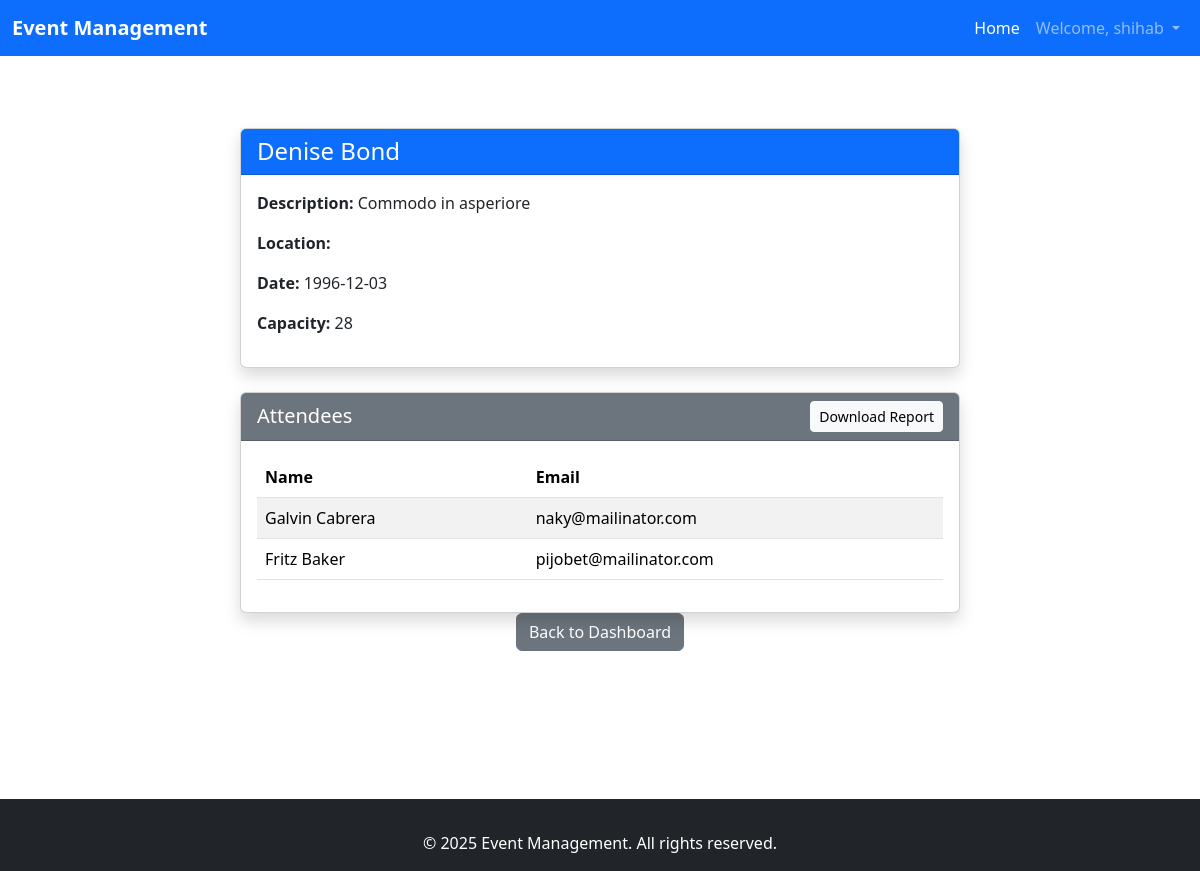
Screenshot of /view_event.php?id=8 (signed in) with the database file from the repository.
### tables this page shows
CREATE TABLE `events` (
  `id` int(11) NOT NULL,
  `name` varchar(255) NOT NULL,
  `description` text DEFAULT NULL,
  `date` date NOT NULL,
  `capacity` int(11) NOT NULL,
  `created_by` int(11) NOT NULL,
  `location` varchar(255) NOT NULL,
  `created_at` timestamp NOT NULL DEFAULT current_timestamp()
);

CREATE TABLE `attendees` (
  `id` int(11) NOT NULL,
  `event_id` int(11) NOT NULL,
  `name` varchar(255) NOT NULL,
  `email` varchar(255) NOT NULL,
  `user_id` int(11) NOT NULL
);

### includes/auth.php (called while the page is built, shortened)
<?php
function isAdmin() {
    return isset($_SESSION['role']) && $_SESSION['role'] === 'admin';
}
?>

### view_event.php (the view, shortened to what this page needs)
<?php
include 'includes/auth.php';
include 'includes/db.php';
$id = $_GET['id'];
$stmt = $pdo->prepare("SELECT * FROM events WHERE id = ?");
$stmt->execute([$id]);
$event = $stmt->fetch();
$stmt = $pdo->prepare("SELECT name, email FROM attendees WHERE event_id = ?");
$stmt->execute([$id]);
$attendees = $stmt->fetchAll(PDO::FETCH_ASSOC);
?>
<?php include 'includes/header.php'; ?>
<div class="container mt-5">
    <div class="row justify-content-center">
        <div class="col-md-8">
            <div class="card shadow mb-4">
                <div class="card-header bg-primary text-white">
                    <h4 class="mb-0"><?= htmlspecialchars($event['name']) ?></h4>
                </div>
                <div class="card-body">
                    <p><strong>Description:</strong> <?= htmlspecialchars($event['description']) ?></p>
                    <p><strong>Location:</strong> <?= htmlspecialchars($event['location']) ?></p>
                    <p><strong>Date:</strong> <?= htmlspecialchars($event['date']) ?></p>
                    <p><strong>Capacity:</strong> <?= htmlspecialchars($event['capacity']) ?></p>
                </div>
            </div>
            <?php if (isAdmin()): ?>
                <div class="card shadow">
                    <div class="card-header bg-secondary text-white d-flex justify-content-between align-items-center">
                        <h5 class="mb-0">Attendees</h5>
                        <a href="view_event.php?id=<?= $event['id'] ?>&export=csv" class="btn btn-light btn-sm">Download Report</a>
                    </div>
                    <div class="card-body">
                        <table class="table table-striped">
                            <thead>
                                <tr>
                                    <th scope="col">Name</th>
                                    <th scope="col">Email</th>
                                </tr>
                            </thead>
                            <tbody>
                                <?php if (!empty($attendees)): ?>
                                    <?php foreach ($attendees as $attendee): ?>
                                        <tr>
                                            <td><?= htmlspecialchars($attendee['name']) ?></td>
                                            <td><?= htmlspecialchars($attendee['email']) ?></td>
                                        </tr>
                                    <?php endforeach; ?>
                                <?php else: ?>
                                    <tr>
                                        <td colspan="2" class="text-center">No attendees registered yet.</td>
                                    </tr>
                                <?php endif; ?>
                            </tbody>
                        </table>
                    </div>
                </div>
            <?php endif; ?>
            <div class="card-footer text-center">
                <a href="dashboard.php" class="btn btn-secondary">Back to Dashboard</a>
            </div>
        </div>
    </div>
</div>
<?php include 'includes/footer.php'; ?>

### rows the page displays
events: name "Denise Bond", description "Commodo in asperiore", date "1996-12-03", capacity "28"
attendees: name "Galvin Cabrera", email "naky@mailinator.com"
attendees: name "Fritz Baker", email "pijobet@mailinator.com"

### other values shown
$_SESSION['username'] "shihab"
